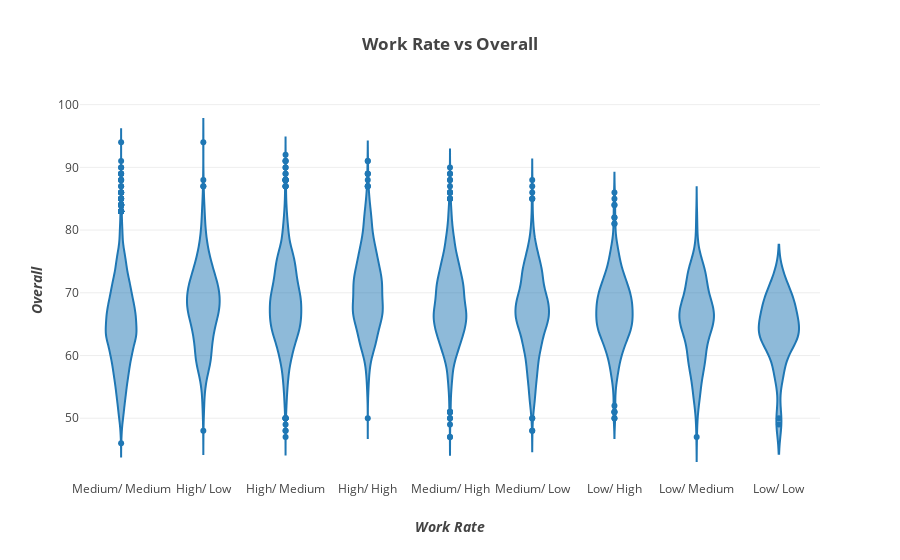

Notebook cell for this chart:
### Markdown cell above
**Does Overall depend on Work Rate?**

### Code cell
trace4 = go.Violin(x=data['Work Rate'],
                y=data['Overall']
               )

layout = go.Layout(title='<b>Work Rate vs Overall</b>',
                   xaxis=dict(title='<b><i>Work Rate</b></i>'),
                   yaxis=dict(title='<b><i>Overall</b></i>')
                  )

fig = go.Figure(data=[trace4], layout=layout)
py.iplot(fig)

### Figure 1 — Plotly figure (JSON) as saved in the notebook; plotly's stock layout.template omitted (floating-point values rounded to 4 significant figures; data arrays with more than 128 entries replaced by an {"elided": "..."} marker saying what was removed)
{"data": [{"type": "violin", "uid": "48c85855-60ec-4aa9-adf5-b7129dcb60f2", "x": {"elided": "18147 str values"}, "y": {"elided": "18147 int values"}}], "layout": {"title": {"text": "<b>Work Rate vs Overall</b>"}, "xaxis": {"title": {"text": "<b><i>Work Rate</b></i>"}}, "yaxis": {"title": {"text": "<b><i>Overall</b></i>"}}}}
